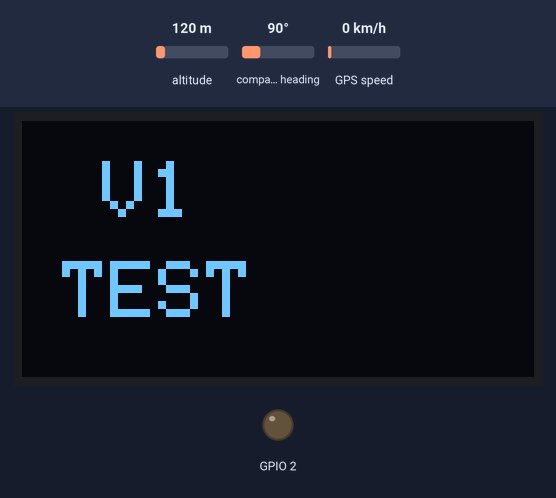
Bench run of a sketch on a simulated ESP32. Shown: 128×64 one-colour display, output pins drawn as LEDs (lit = HIGH). The test bench sets the inputs (shaded band); at power-on: altitude 120 m, compass heading 90°, GPS speed 0 km/h. WiFi joins after 1.5 s; servers stay silent unless stated; the GPS gets a fix after 3 s at 37.7749, -122.4194 with 8 satellites; what the sketch prints to the serial monitor is not drawn.

Above: at 0.1 s.
At 1.1 s:
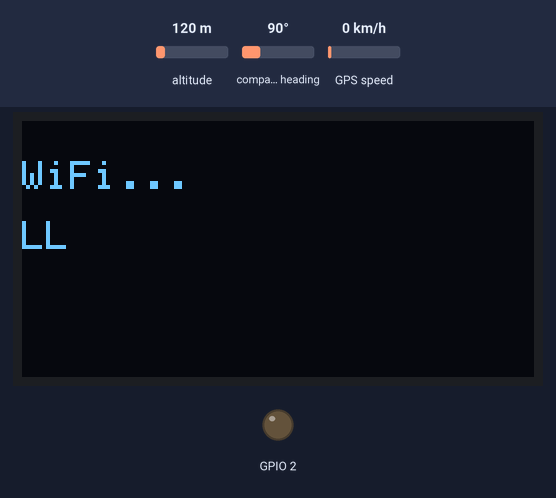
At 2.7 s:
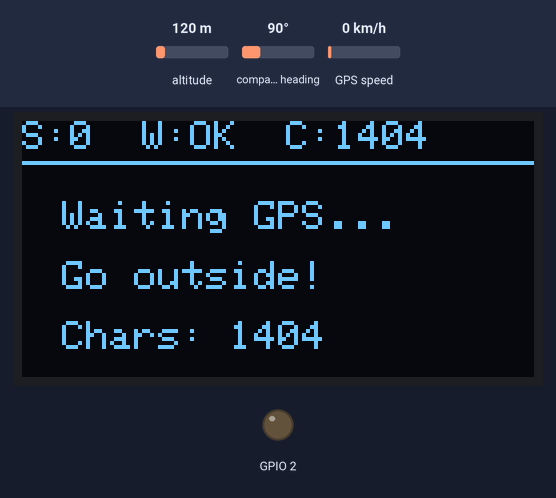
At 37.7 s:
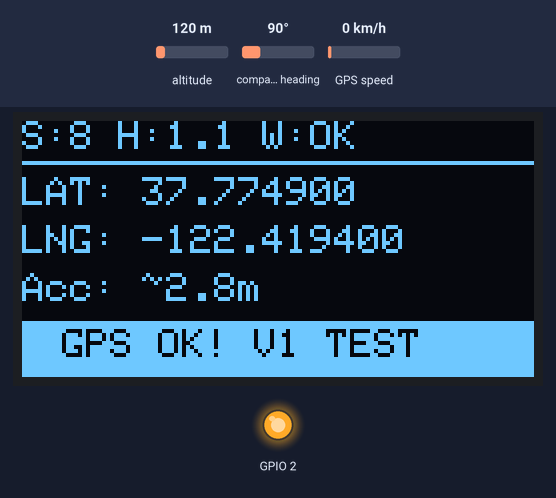
Timing chart, 0 to 40.0 s (numbered marks = the images above):
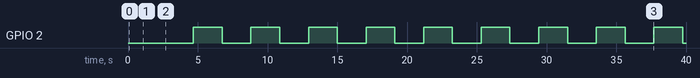

The sketch:

v1_basic_test.ino
```cpp
/**
 * V1 — Basic Test
 * ================
 * WiFi connect + GPS read + OLED display
 * NO backend, NO button, NO averaging
 * Just verify everything works!
 *
 * Wiring:
 *   GPS: VCC→5V(VIN), GND→GND, TX→GPIO16, RX→GPIO17
 *   OLED: VCC→3.3V, GND→GND, SDA→GPIO21, SCL→GPIO22
 */

#include <WiFi.h>
#include <Wire.h>
#include <Adafruit_GFX.h>
#include <Adafruit_SSD1306.h>
#include <TinyGPSPlus.h>

// CONFIG
const char* WIFI_SSID     = "LL";
const char* WIFI_PASSWORD = "87654321";

// Hardware
Adafruit_SSD1306 display(128, 64, &Wire, -1);
TinyGPSPlus gps;
HardwareSerial gpsSerial(2);

bool wifiOK = false;
bool oledOK = false;

void setup() {
  Serial.begin(115200);
  pinMode(2, OUTPUT);

  Serial.println("\n=== V1 BASIC TEST ===\n");

  // OLED
  Wire.begin(21, 22);
  oledOK = display.begin(SSD1306_SWITCHCAPVCC, 0x3C);
  Serial.printf("[OLED] %s\n", oledOK ? "OK" : "FAILED");

  if (oledOK) {
    display.clearDisplay();
    display.setTextSize(2);
    display.setTextColor(SSD1306_WHITE);
    display.setCursor(20, 10);
    display.println("V1");
    display.setCursor(10, 35);
    display.println("TEST");
    display.display();
    delay(1000);
  }

  // GPS
  gpsSerial.begin(9600, SERIAL_8N1, 16, 17);
  Serial.println("[GPS] Serial started");

  // WiFi
  Serial.printf("[WiFi] Connecting to %s...\n", WIFI_SSID);
  showOLED("WiFi...", WIFI_SSID, "");

  WiFi.begin(WIFI_SSID, WIFI_PASSWORD);
  int tries = 0;
  while (WiFi.status() != WL_CONNECTED && tries < 20) {
    delay(500);
    Serial.print(".");
    tries++;
  }

  if (WiFi.status() == WL_CONNECTED) {
    wifiOK = true;
    Serial.printf("\n[WiFi] OK! IP: %s\n", WiFi.localIP().toString().c_str());
  } else {
    Serial.println("\n[WiFi] FAILED!");
  }

  Serial.println("\n--- STATUS ---");
  Serial.printf("OLED: %s\n", oledOK ? "OK" : "FAIL");
  Serial.printf("WiFi: %s\n", wifiOK ? "OK" : "FAIL");
  Serial.println("GPS: waiting for fix (go outside!)");
  Serial.println("--------------\n");
}

void loop() {
  // Read GPS
  while (gpsSerial.available() > 0) {
    gps.encode(gpsSerial.read());
  }

  // Print & display every 2 seconds
  static unsigned long lastPrint = 0;
  if (millis() - lastPrint >= 2000) {
    lastPrint = millis();

    int sats = gps.satellites.isValid() ? gps.satellites.value() : 0;
    float hdop = gps.hdop.isValid() ? gps.hdop.hdop() : 99.9;
    long chars = gps.charsProcessed();

    Serial.printf("Sats:%d  HDOP:%.1f  Chars:%ld  WiFi:%s  ",
                  sats, hdop, chars, wifiOK ? "OK" : "NO");

    if (gps.location.isValid()) {
      double lat = gps.location.lat();
      double lng = gps.location.lng();
      Serial.printf("LAT:%.6f  LNG:%.6f\n", lat, lng);

      // OLED — show GPS data
      if (oledOK) {
        display.clearDisplay();
        display.setTextSize(1);
        display.setTextColor(SSD1306_WHITE);

        display.setCursor(0, 0);
        display.printf("S:%d H:%.1f W:%s", sats, hdop, wifiOK ? "OK" : "--");
        display.drawLine(0, 10, 128, 10, SSD1306_WHITE);

        display.setCursor(0, 14);
        display.printf("LAT: %.6f", lat);
        display.setCursor(0, 26);
        display.printf("LNG: %.6f", lng);
        display.setCursor(0, 38);
        display.printf("Acc: ~%.1fm", hdop * 2.5);

        display.fillRect(0, 50, 128, 14, SSD1306_WHITE);
        display.setTextColor(SSD1306_BLACK);
        display.setCursor(10, 52);
        display.print("GPS OK! V1 TEST");
        display.setTextColor(SSD1306_WHITE);
        display.display();
      }

      // Blink slow — GPS working
      digitalWrite(2, !digitalRead(2));

    } else {
      Serial.println("NO FIX");

      if (oledOK) {
        display.clearDisplay();
        display.setTextSize(1);
        display.setTextColor(SSD1306_WHITE);

        display.setCursor(0, 0);
        display.printf("S:%d  W:%s  C:%ld", sats, wifiOK ? "OK" : "--", chars);
        display.drawLine(0, 10, 128, 10, SSD1306_WHITE);

        display.setCursor(10, 20);
        display.println("Waiting GPS...");
        display.setCursor(10, 35);
        display.println("Go outside!");
        display.setCursor(10, 50);
        display.printf("Chars: %ld", chars);
        display.display();
      }
    }
  }

  delay(50);
}

void showOLED(const char* line1, const char* line2, const char* line3) {
  if (!oledOK) return;
  display.clearDisplay();
  display.setTextSize(1);
  display.setTextColor(SSD1306_WHITE);
  display.setCursor(0, 10);
  display.println(line1);
  display.setCursor(0, 25);
  display.println(line2);
  display.setCursor(0, 40);
  display.println(line3);
  display.display();
}
```

Measured:
- by itself, GPIO 2: alternates HIGH for 2.1 s and LOW for 2.1 s
- what the display in image 1 shows lasts 1.5 s, from 1.1 s to 2.6 s
- what the display in image 2 shows lasts 2.1 s, from 2.6 s to 4.7 s
